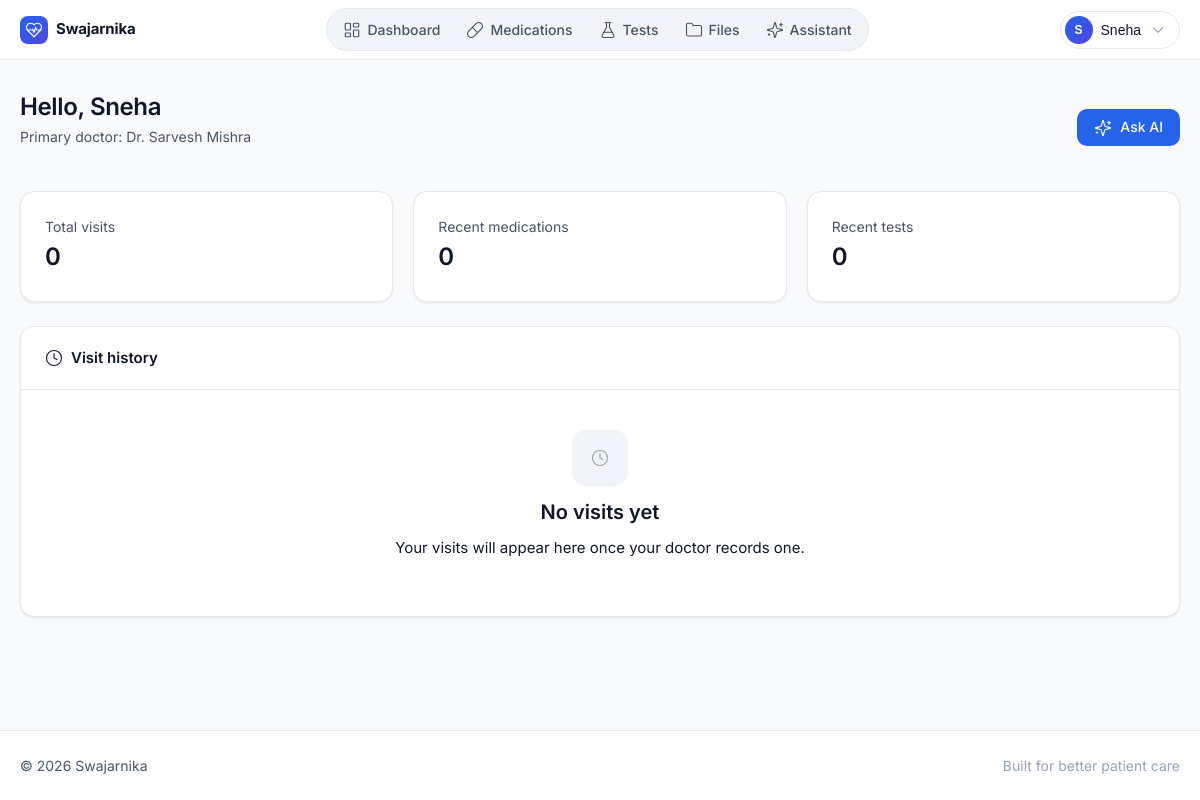
The page /patient/dashboard/ (signed in) on the database as committed earlier.
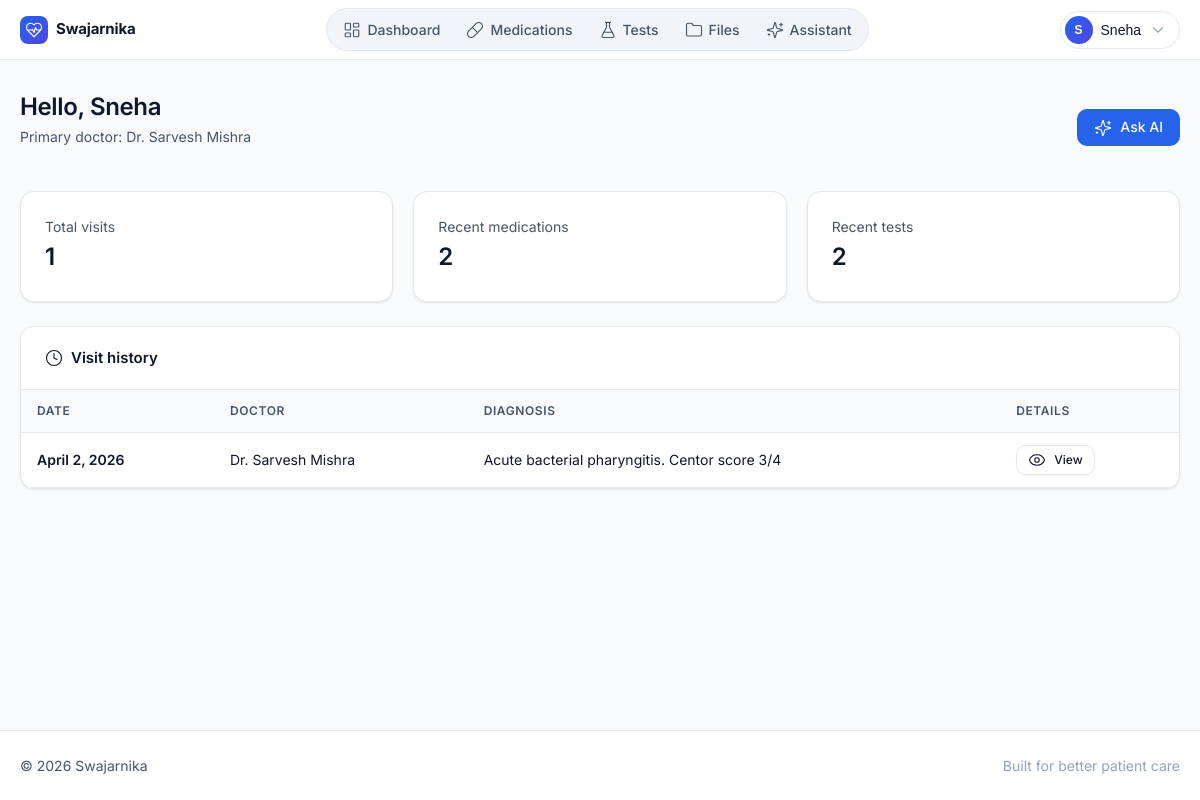
The same page on the database as committed later.
### core/models.py (models this page shows, shortened)
class Visit(models.Model):
    patient = models.ForeignKey(Patient, on_delete=models.CASCADE)
    doctor = models.ForeignKey(Doctor, on_delete=models.CASCADE)
    date_of_visit = models.DateField()
    diagnosis = models.TextField()
    treatment_plan = models.TextField()
    notes = models.TextField(blank=True, null=True)
    created_at = models.DateTimeField(auto_now_add=True)

class Doctor(models.Model):
    user = models.OneToOneField(User, on_delete=models.CASCADE)
    name = models.CharField(max_length=255)
    email = models.EmailField(unique=True)
    specialization = models.CharField(max_length=255)
    phone = models.CharField(max_length=15, blank=True, null=True)
    hospital = models.CharField(max_length=255, blank=True, null=True)
    created_at = models.DateTimeField(auto_now_add=True)

### core/template_views.py (the view)
# urls.py: path('patient/dashboard/', template_views.patient_dashboard, name='patient_dashboard'),
@patient_required
def patient_dashboard(request):
    visits = Visit.objects.filter(
        patient=request.user.patient).order_by('-date_of_visit')
    medications = Medication.objects.filter(
        visit__patient=request.user.patient).order_by('-visit__date_of_visit')[:5]
    tests = Test.objects.filter(visit__patient=request.user.patient).order_by(
        '-visit__date_of_visit')[:5]
    context = {
        'visits': visits,
        'recent_medications': medications,
        'recent_tests': tests
    }
    return render(request, 'core/patient/dashboard.html', context)

### core/template_views.py (called while the page is built)
def patient_required(view_func):
    @wraps(view_func)
    def wrapper(request, *args, **kwargs):
        if not hasattr(request.user, 'patient'):
            return redirect('patient_login')
        return view_func(request, *args, **kwargs)
    return wrapper

### core/templatetags/lucide.py (called while the page is built)
@register.simple_tag
def icon(name, size=18, **kwargs):
    body = _ICONS.get(name)
    if body is None:
        return mark_safe(f"<!-- icon:{name} not found -->")
    extra_cls = kwargs.get("class", "")
    klass = f"lucide {extra_cls}".strip()
    sw = kwargs.get("stroke_width", "1.5")
    aria = 'aria-hidden="true"'
    svg = (
        f'<svg xmlns="http://www.w3.org/2000/svg" class="{klass}" '
        f'width="{size}" height="{size}" viewBox="0 0 24 24" '
        f'fill="none" stroke="currentColor" stroke-width="{sw}" '
        f'stroke-linecap="round" stroke-linejoin="round" {aria}>'
        f'{body}</svg>'
    )
    return mark_safe(svg)

### core/templates/core/patient/dashboard.html (shortened to what this page needs)
{% extends 'core/base.html' %}
{% load lucide %}
{% block content %}
<div class="sw-page-head">
    <div>
        <h1>Hello, {{ user.patient.name }}</h1>
        <p class="sw-page-sub">
            {% if user.patient.doctor %}
                Primary doctor: Dr. {{ user.patient.doctor.name }}
            {% else %}
                <span class="sw-badge sw-badge-warning">{% icon "triangle-alert" size=12 %}<span>No doctor assigned yet</span></span>
            {% endif %}
        </p>
    </div>
    <a href="{% url 'patient_ai_chat' %}" class="sw-btn">
        {% icon "sparkles" size=16 %}<span>Ask AI</span>
    </a>
</div>
<div class="sw-grid sw-grid-3 sw-mb-6">
    <div class="sw-card">
        <div class="sw-card-body">
            <div class="sw-text-muted sw-text-sm">Total visits</div>
            <h2 style="margin: 0.3rem 0;">{{ visits|length }}</h2>
        </div>
    </div>
    <div class="sw-card">
        <div class="sw-card-body">
            <div class="sw-text-muted sw-text-sm">Recent medications</div>
            <h2 style="margin: 0.3rem 0;">{{ recent_medications|length }}</h2>
        </div>
    </div>
    <div class="sw-card">
        <div class="sw-card-body">
            <div class="sw-text-muted sw-text-sm">Recent tests</div>
            <h2 style="margin: 0.3rem 0;">{{ recent_tests|length }}</h2>
        </div>
    </div>
</div>
<div class="sw-card">
    <div class="sw-card-header">
        <span class="sw-flex" style="align-items:center;gap:8px;">{% icon "clock" size=16 %}Visit history</span>
    </div>
    {% if visits %}
        <div style="overflow-x: auto;">
            <table class="sw-table">
                <thead>
                    <tr>
                        <th>Date</th>
                        <th>Doctor</th>
                        <th>Diagnosis</th>
                        <th class="sw-text-right">Details</th>
                    </tr>
                </thead>
                <tbody>
                    {% for v in visits %}
                        <tr>
                            <td class="sw-fw-600">{{ v.date_of_visit }}</td>
                            <td>Dr. {{ v.doctor.name }}</td>
                            <td>{{ v.diagnosis|truncatechars:80 }}</td>
                            <td class="sw-text-right">
                                <a class="sw-btn sw-btn-sm sw-btn-secondary" href="{% url 'patient_visit_detail' v.id %}">
                                    {% icon "eye" size=14 %}<span>View</span>
                                </a>
                            </td>
                        </tr>
                    {% endfor %}
                </tbody>
            </table>
        </div>
    {% else %}
        <div class="sw-empty">
            <span class="sw-empty-icon">{% icon "clock" size=28 %}</span>
            <h3>No visits yet</h3>
            <p>Your visits will appear here once your doctor records one.</p>
        </div>
    {% endif %}
</div>
{% endblock %}

Rows that differ between the two databases and show on the page:
added Visit: date_of_visit "April 2, 2026", doctor.name "Sarvesh Mishra", diagnosis "Acute bacterial pharyngitis. Centor score 3/4"
Other text that changed with them:
{{ visits|length }}: "0" → "1"
{{ recent_medications|length }}: "0" → "2"
{{ recent_tests|length }}: "0" → "2"
text no longer shown: "No visits yet Your visits will appear here once your doctor records one."
text now shown: "DATE DOCTOR DIAGNOSIS DETAILS"
